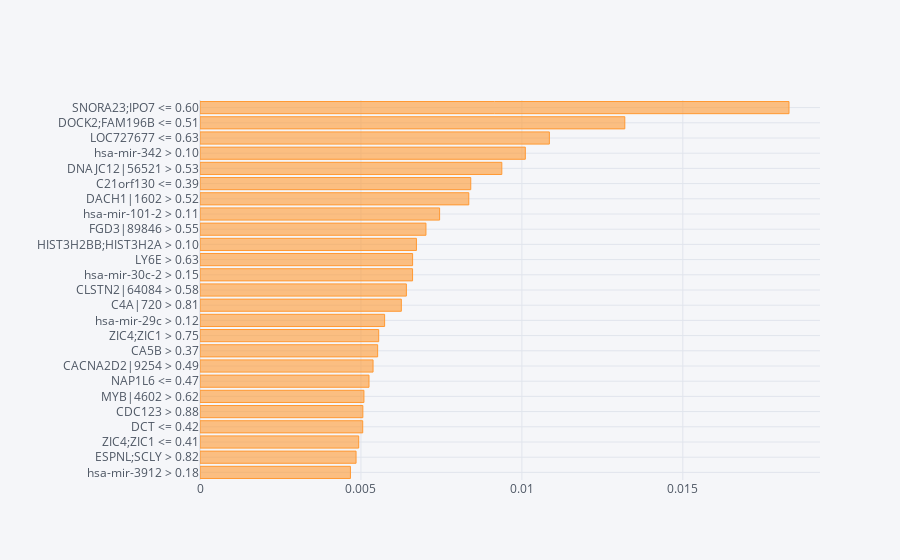
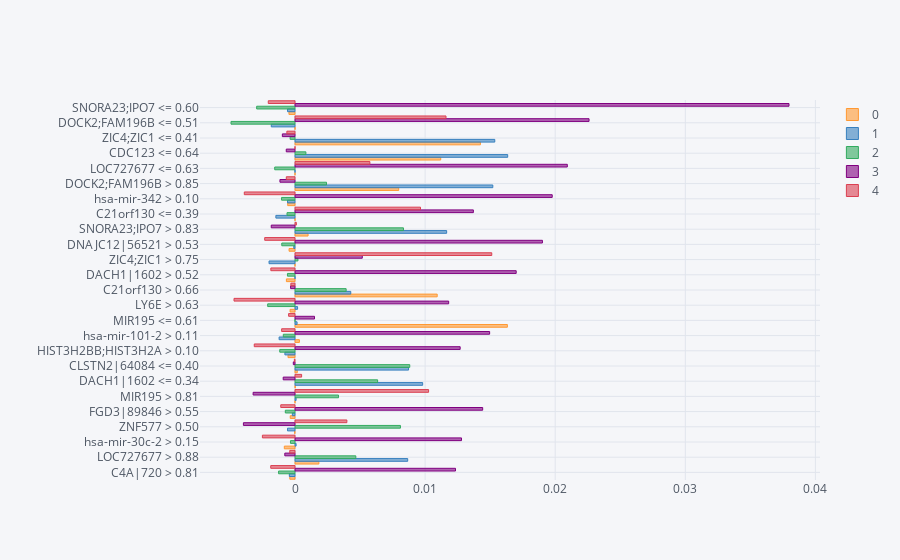

Source (notebook cell) for these figures, in order:
### Code cell
#Plotting the aggregate importances
np.abs(W.drop("prediction", axis=1)).mean(axis=0).sort_values(ascending=False).head(25).sort_values(
    ascending=True).iplot(kind="barh")
 
#Aggregate importances split by classes
grped_coeff = W.groupby("prediction").mean()
 
grped_coeff = grped_coeff.T
#grped_coeff["abs"] = np.abs(grped_coeff.iloc[:, 0])
grped_coeff["abs"] = abs(grped_coeff).sum(axis=1)
grped_coeff.sort_values("abs", inplace=True, ascending=False)
grped_coeff.head(25).sort_values("abs", ascending=True).drop("abs", axis=1).iplot(kind="barh", bargap=.1)

### Figure 1 — Plotly figure (JSON) as saved in the notebook; plotly's stock layout.template omitted (floating-point values rounded to 4 significant figures)
{"data": [{"marker": {"color": "rgba(255, 153, 51, 0.6)", "line": {"color": "rgba(255, 153, 51, 1.0)", "width": 1}}, "name": "None", "orientation": "h", "text": "", "type": "bar", "x": [0.004674, 0.004849, 0.00493, 0.005056, 0.00506, 0.005093, 0.005251, 0.005376, 0.005519, 0.005552, 0.005736, 0.006255, 0.006412, 0.006604, 0.006605, 0.006724, 0.00702, 0.007444, 0.008351, 0.008412, 0.009377, 0.01011, 0.01085, 0.0132, 0.0183], "y": ["hsa-mir-3912 > 0.18", "ESPNL;SCLY > 0.82", "ZIC4;ZIC1 <= 0.41", "DCT <= 0.42", "CDC123 > 0.88", "MYB|4602 > 0.62", "NAP1L6 <= 0.47", "CACNA2D2|9254 > 0.49", "CA5B > 0.37", "ZIC4;ZIC1 > 0.75", "hsa-mir-29c > 0.12", "C4A|720 > 0.81", "CLSTN2|64084 > 0.58", "hsa-mir-30c-2 > 0.15", "LY6E > 0.63", "HIST3H2BB;HIST3H2A > 0.10", "FGD3|89846 > 0.55", "hsa-mir-101-2 > 0.11", "DACH1|1602 > 0.52", "C21orf130 <= 0.39", "DNAJC12|56521 > 0.53", "hsa-mir-342 > 0.10", "LOC727677 <= 0.63", "DOCK2;FAM196B <= 0.51", "SNORA23;IPO7 <= 0.60"]}], "layout": {"legend": {"bgcolor": "#F5F6F9", "font": {"color": "#4D5663"}}, "paper_bgcolor": "#F5F6F9", "plot_bgcolor": "#F5F6F9", "title": {"font": {"color": "#4D5663"}}, "xaxis": {"gridcolor": "#E1E5ED", "showgrid": true, "tickfont": {"color": "#4D5663"}, "title": {"font": {"color": "#4D5663"}, "text": ""}, "zerolinecolor": "#E1E5ED"}, "yaxis": {"gridcolor": "#E1E5ED", "showgrid": true, "tickfont": {"color": "#4D5663"}, "title": {"font": {"color": "#4D5663"}, "text": ""}, "zerolinecolor": "#E1E5ED"}}}

### Figure 2 — Plotly figure (JSON) as saved in the notebook; plotly's stock layout.template omitted (floating-point values rounded to 4 significant figures)
{"data": [{"marker": {"color": "rgba(255, 153, 51, 0.6)", "line": {"color": "rgba(255, 153, 51, 1.0)", "width": 1}}, "name": "0", "orientation": "h", "text": "", "type": "bar", "x": [-0.0003997, 0.001835, -0.0008203, -2.726e-05, -0.0003674, 0.0, 2.062e-05, 0.0001752, -0.0005368, 0.0003404, 0.01632, -0.0003783, 0.01093, -0.0006604, 0.0, -0.0004556, 0.001005, 0.0, -0.0005606, 0.007973, 0.0, 0.0112, 0.01425, 0.0, -0.0004648], "y": ["C4A|720 > 0.81", "LOC727677 > 0.88", "hsa-mir-30c-2 > 0.15", "ZNF577 > 0.50", "FGD3|89846 > 0.55", "MIR195 > 0.81", "DACH1|1602 <= 0.34", "CLSTN2|64084 <= 0.40", "HIST3H2BB;HIST3H2A > 0.10", "hsa-mir-101-2 > 0.11", "MIR195 <= 0.61", "LY6E > 0.63", "C21orf130 > 0.66", "DACH1|1602 > 0.52", "ZIC4;ZIC1 > 0.75", "DNAJC12|56521 > 0.53", "SNORA23;IPO7 > 0.83", "C21orf130 <= 0.39", "hsa-mir-342 > 0.10", "DOCK2;FAM196B > 0.85", "LOC727677 <= 0.63", "CDC123 <= 0.64", "ZIC4;ZIC1 <= 0.41", "DOCK2;FAM196B <= 0.51", "SNORA23;IPO7 <= 0.60"]}, {"marker": {"color": "rgba(55, 128, 191, 0.6)", "line": {"color": "rgba(55, 128, 191, 1.0)", "width": 1}}, "name": "1", "orientation": "h", "text": "", "type": "bar", "x": [-0.0004347, 0.008662, 8.417e-05, -0.0005754, -0.0002034, 8.447e-05, 0.009813, 0.008728, -0.0007756, -0.001222, 0.0001591, 0.0001992, 0.004286, 0.0, -0.001995, -9.098e-05, 0.01166, -0.00147, -0.0005762, 0.0152, 0.0, 0.01635, 0.01535, -0.001823, -0.0005748], "y": ["C4A|720 > 0.81", "LOC727677 > 0.88", "hsa-mir-30c-2 > 0.15", "ZNF577 > 0.50", "FGD3|89846 > 0.55", "MIR195 > 0.81", "DACH1|1602 <= 0.34", "CLSTN2|64084 <= 0.40", "HIST3H2BB;HIST3H2A > 0.10", "hsa-mir-101-2 > 0.11", "MIR195 <= 0.61", "LY6E > 0.63", "C21orf130 > 0.66", "DACH1|1602 > 0.52", "ZIC4;ZIC1 > 0.75", "DNAJC12|56521 > 0.53", "SNORA23;IPO7 > 0.83", "C21orf130 <= 0.39", "hsa-mir-342 > 0.10", "DOCK2;FAM196B > 0.85", "LOC727677 <= 0.63", "CDC123 <= 0.64", "ZIC4;ZIC1 <= 0.41", "DOCK2;FAM196B <= 0.51", "SNORA23;IPO7 <= 0.60"]}, {"marker": {"color": "rgba(50, 171, 96, 0.6)", "line": {"color": "rgba(50, 171, 96, 1.0)", "width": 1}}, "name": "2", "orientation": "h", "text": "", "type": "bar", "x": [-0.001261, 0.004675, -0.0003478, 0.008105, -0.0007438, 0.003346, 0.006351, 0.008821, -0.001171, -0.0008985, 0.0, -0.0021, 0.003931, -0.0005793, 0.0002258, -0.001015, 0.008336, -0.0006141, -0.001033, 0.002421, -0.001559, 0.0008373, -0.0003748, -0.004919, -0.002946], "y": ["C4A|720 > 0.81", "LOC727677 > 0.88", "hsa-mir-30c-2 > 0.15", "ZNF577 > 0.50", "FGD3|89846 > 0.55", "MIR195 > 0.81", "DACH1|1602 <= 0.34", "CLSTN2|64084 <= 0.40", "HIST3H2BB;HIST3H2A > 0.10", "hsa-mir-101-2 > 0.11", "MIR195 <= 0.61", "LY6E > 0.63", "C21orf130 > 0.66", "DACH1|1602 > 0.52", "ZIC4;ZIC1 > 0.75", "DNAJC12|56521 > 0.53", "SNORA23;IPO7 > 0.83", "C21orf130 <= 0.39", "hsa-mir-342 > 0.10", "DOCK2;FAM196B > 0.85", "LOC727677 <= 0.63", "CDC123 <= 0.64", "ZIC4;ZIC1 <= 0.41", "DOCK2;FAM196B <= 0.51", "SNORA23;IPO7 <= 0.60"]}, {"marker": {"color": "rgba(128, 0, 128, 0.6)", "line": {"color": "rgba(128, 0, 128, 1.0)", "width": 1}}, "name": "3", "orientation": "h", "text": "", "type": "bar", "x": [0.01234, -0.0007833, 0.0128, -0.003965, 0.01443, -0.003219, -0.0009077, -0.0001302, 0.0127, 0.01496, 0.0015, 0.01181, -0.0003377, 0.017, 0.005172, 0.01902, -0.001826, 0.01371, 0.01977, -0.001158, 0.02093, -0.0006722, -0.0009722, 0.0226, 0.03797], "y": ["C4A|720 > 0.81", "LOC727677 > 0.88", "hsa-mir-30c-2 > 0.15", "ZNF577 > 0.50", "FGD3|89846 > 0.55", "MIR195 > 0.81", "DACH1|1602 <= 0.34", "CLSTN2|64084 <= 0.40", "HIST3H2BB;HIST3H2A > 0.10", "hsa-mir-101-2 > 0.11", "MIR195 <= 0.61", "LY6E > 0.63", "C21orf130 > 0.66", "DACH1|1602 > 0.52", "ZIC4;ZIC1 > 0.75", "DNAJC12|56521 > 0.53", "SNORA23;IPO7 > 0.83", "C21orf130 <= 0.39", "hsa-mir-342 > 0.10", "DOCK2;FAM196B > 0.85", "LOC727677 <= 0.63", "CDC123 <= 0.64", "ZIC4;ZIC1 <= 0.41", "DOCK2;FAM196B <= 0.51", "SNORA23;IPO7 <= 0.60"]}, {"marker": {"color": "rgba(219, 64, 82, 0.6)", "line": {"color": "rgba(219, 64, 82, 1.0)", "width": 1}}, "name": "4", "orientation": "h", "text": "", "type": "bar", "x": [-0.001864, -0.000403, -0.002505, 0.003987, -0.001095, 0.01027, 0.0005089, -4.947e-05, -0.003132, -0.001026, -0.0004916, -0.004688, -0.0003153, -0.001857, 0.01512, -0.002328, 0.0001041, 0.009647, -0.003897, -0.0006675, 0.005756, 0.0, -0.0006246, 0.01161, -0.002054], "y": ["C4A|720 > 0.81", "LOC727677 > 0.88", "hsa-mir-30c-2 > 0.15", "ZNF577 > 0.50", "FGD3|89846 > 0.55", "MIR195 > 0.81", "DACH1|1602 <= 0.34", "CLSTN2|64084 <= 0.40", "HIST3H2BB;HIST3H2A > 0.10", "hsa-mir-101-2 > 0.11", "MIR195 <= 0.61", "LY6E > 0.63", "C21orf130 > 0.66", "DACH1|1602 > 0.52", "ZIC4;ZIC1 > 0.75", "DNAJC12|56521 > 0.53", "SNORA23;IPO7 > 0.83", "C21orf130 <= 0.39", "hsa-mir-342 > 0.10", "DOCK2;FAM196B > 0.85", "LOC727677 <= 0.63", "CDC123 <= 0.64", "ZIC4;ZIC1 <= 0.41", "DOCK2;FAM196B <= 0.51", "SNORA23;IPO7 <= 0.60"]}], "layout": {"bargap": 0.1, "legend": {"bgcolor": "#F5F6F9", "font": {"color": "#4D5663"}}, "paper_bgcolor": "#F5F6F9", "plot_bgcolor": "#F5F6F9", "title": {"font": {"color": "#4D5663"}}, "xaxis": {"gridcolor": "#E1E5ED", "showgrid": true, "tickfont": {"color": "#4D5663"}, "title": {"font": {"color": "#4D5663"}, "text": ""}, "zerolinecolor": "#E1E5ED"}, "yaxis": {"gridcolor": "#E1E5ED", "showgrid": true, "tickfont": {"color": "#4D5663"}, "title": {"font": {"color": "#4D5663"}, "text": ""}, "zerolinecolor": "#E1E5ED"}}}
